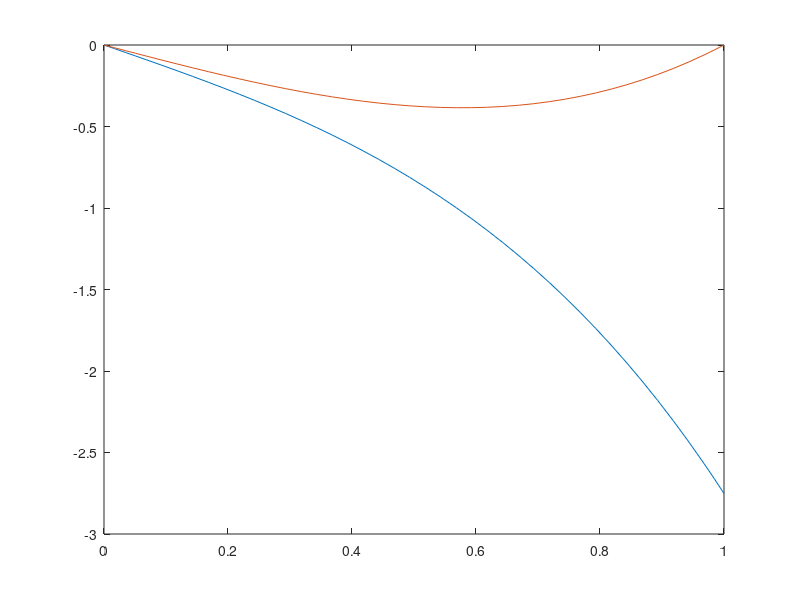

This figure's MATLAB source:
function shooting_method10_2
solver();



end


function f = solver()
[t,u]=ode45(@equation,[0 1],[0 0 0 1]);
ydb=u(length(t),1);
dydb=u(length(t),2);
yfb=u(length(t),3);
dyfb=u(length(t),4);
lamda=(2-(dydb+dyfb)/2-yfb)/(ydb-yfb);
plot(t,lamda*u(:,1)+(1-lamda)*u(:,3),t,t.^3-t)
end


function dy=equation(t,y)
dy=zeros(4,1);
dy(1)=y(2);
dy(2)=6*t^3+6*y(1);
dy(3)=y(4);
dy(4)=6*t^3+6*y(3);
end